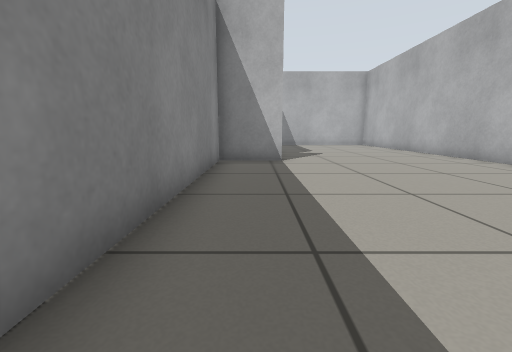
View 1 (above)

16 first-person views from a walk through a robot-simulator world made for Gazebo. The camera is 0.5 m above the floor, tilts 10° down and sees 90° across. The floor is counted in squares, 0.5 m on a side. Each view is taken from the middle of a square. On the plan, view 1 faces up. The plan holds only what a view shows up to about 11 squares ahead; the rest is blank.

View 2
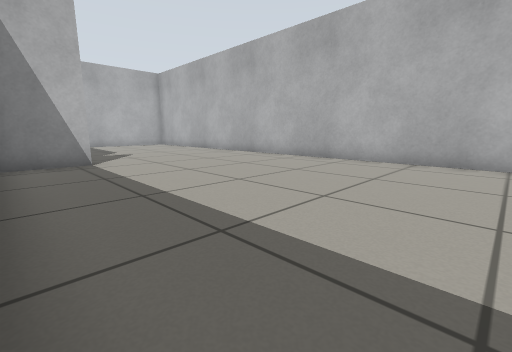

View 3
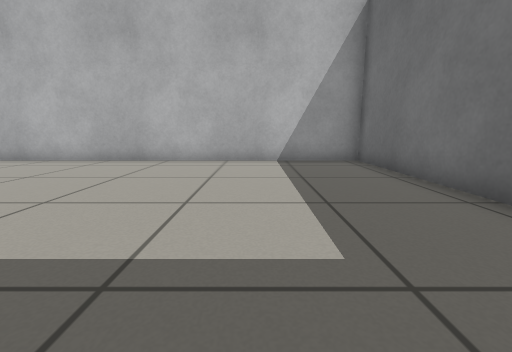

View 4
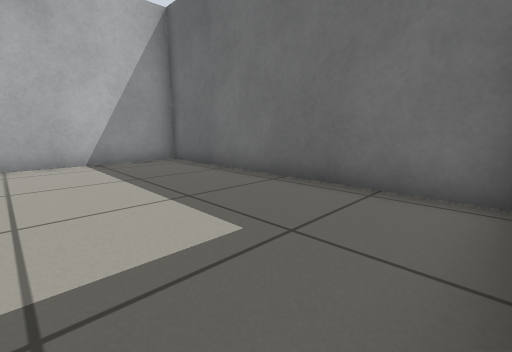

View 5
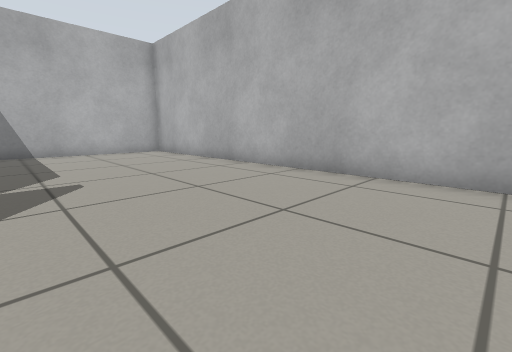

View 6
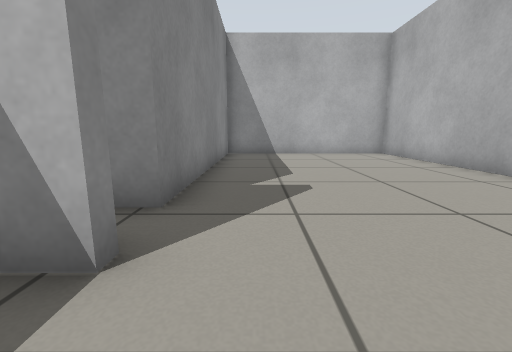

View 7
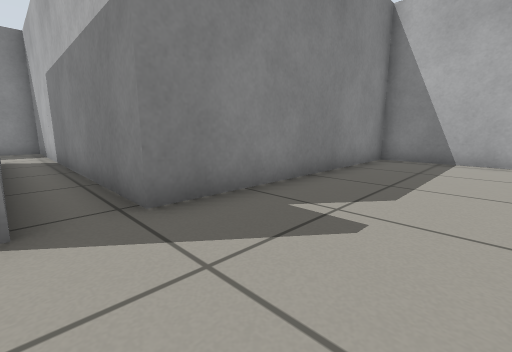

View 8
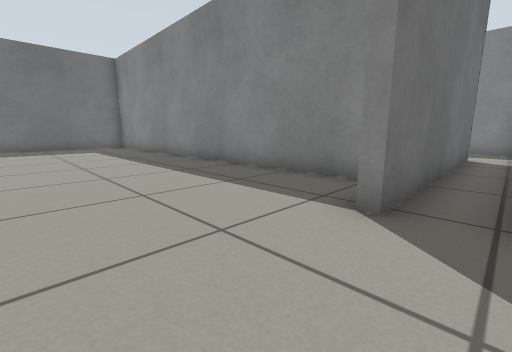

View 9
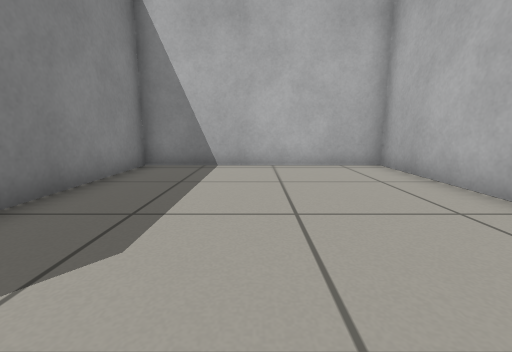

View 10
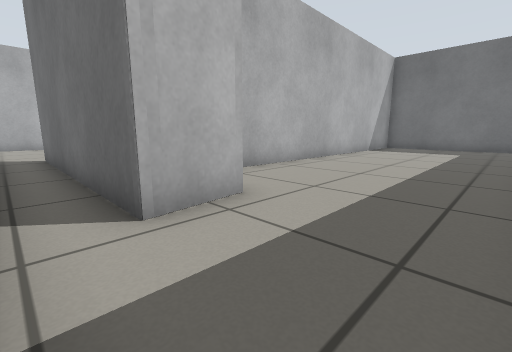

View 11
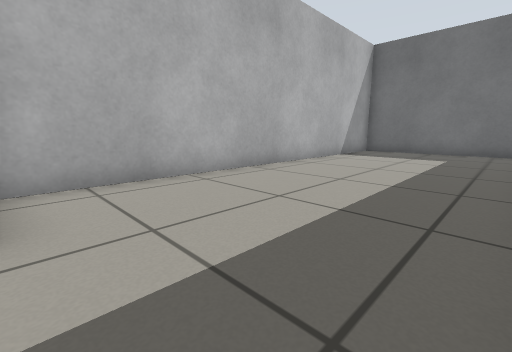

View 12
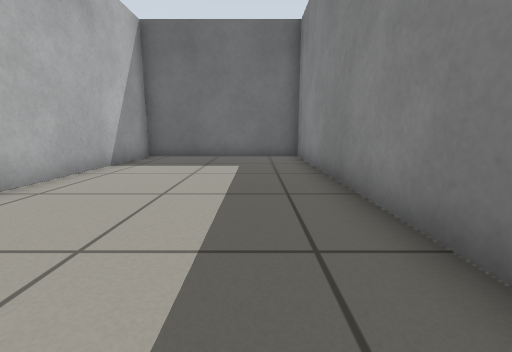

View 13
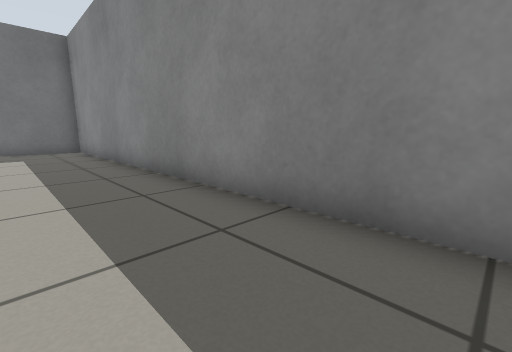

View 14
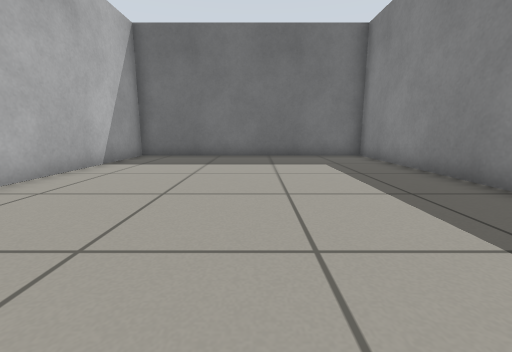

View 15
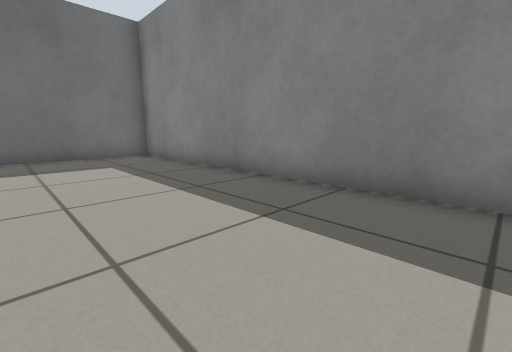

View 16
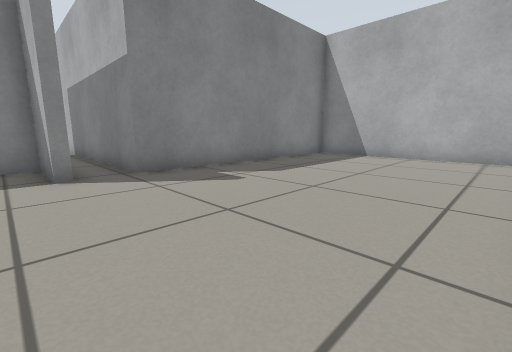

### Floor plan
Ten units are one square. View 1 is at (0, 0); x grows to the right and y downward. Boxes are objects, and circles mark ways between rooms. Rooms are numbered by the first view taken in them; rooms with no view inside come last. Other rooms are left out.
<svg viewBox="-112 -190 194 260">
<path fill="none" stroke="#000" d="M10 -87 -13 -87 -13 65 77 65 77 -185 8 -185 8 -103 -107 -103 -107 -76M-69 -73 -72 -90 9 -90M-107 -76 -107 62 -48 62 -48 -71"/>
<circle cx="-90" cy="-85" r="3" fill="#2a7"/>
<text x="30" y="-60">1</text>
<text x="-80" y="-10">2</text>
</svg>
Room 1 opens to room 2.

Where each view was taken, in squares from view 1:
view 1: 0 up, 0 right, facing up
view 2: 0 up, 1 left, facing up-right
view 3: 3 down, 1 left, facing right
view 4: 2 down, 1 left, facing down-right
view 5: 6 up, 2 right, facing up-right
view 6: 7 up, 2 right, facing up
view 7: 9 up, 4 right, facing up-left
view 8: 10 up, 4 right, facing down-left
view 9: 11 up, 4 right, facing up
view 10: 10 up, 10 left, facing down-right
view 11: 7 up, 10 left, facing down-right
view 12: 4 up, 9 left, facing down
view 13: 8 up, 8 left, facing down-left
view 14: 4 up, 3 right, facing down
view 15: 4 up, 3 right, facing down-left
view 16: 8 up, 7 right, facing up-left
